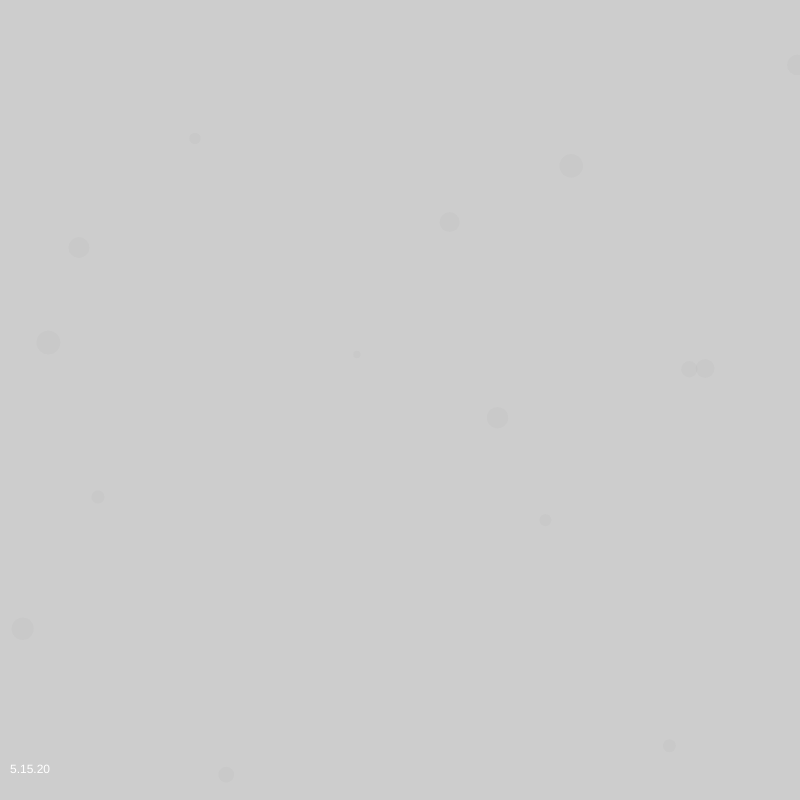
Frame 1 (no input)
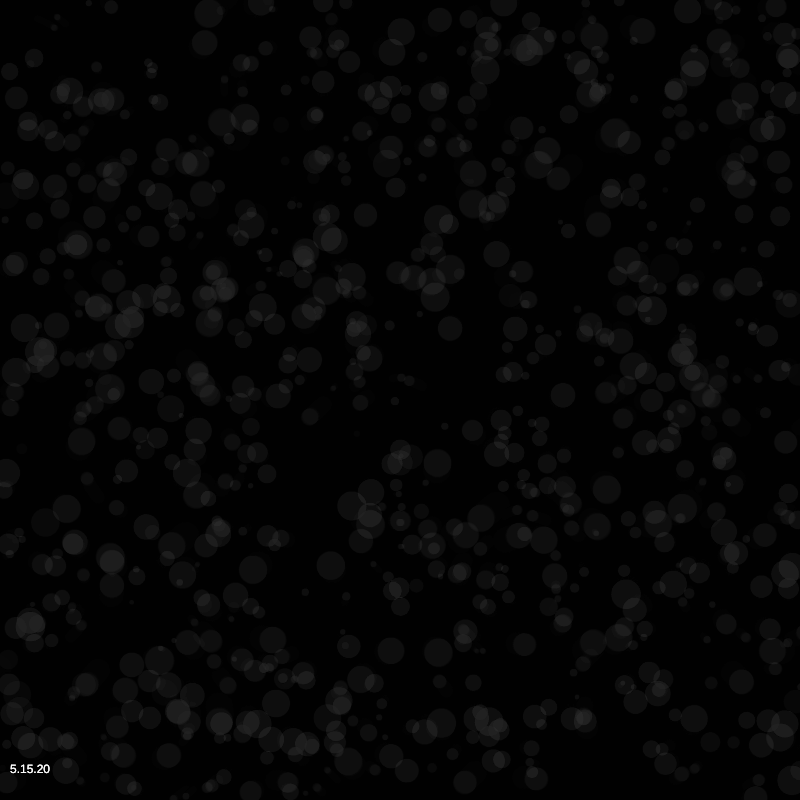
Frame 60 (no input)
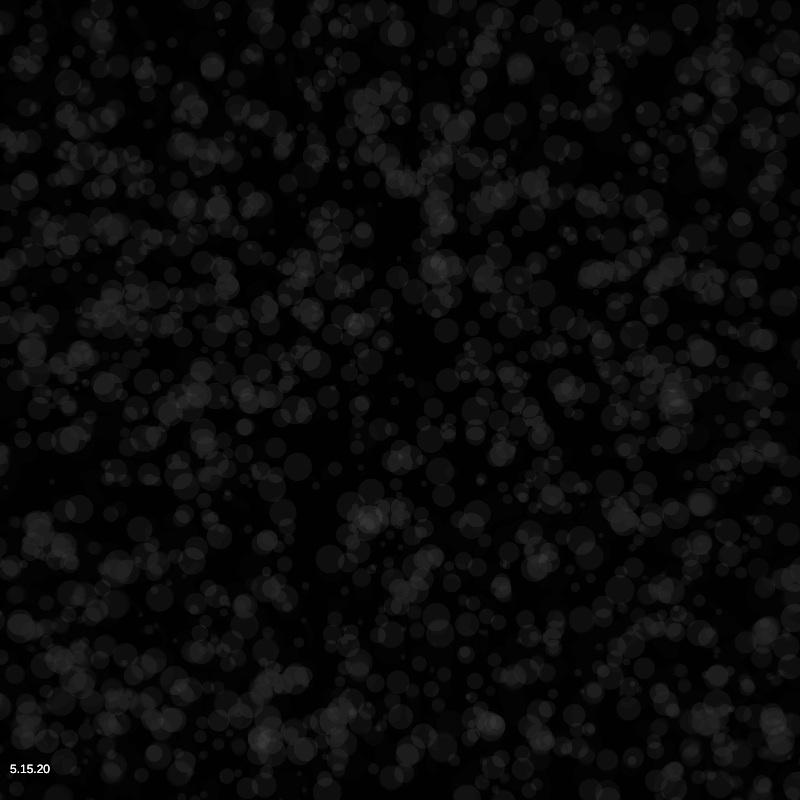
Frame 120 (the mouse pressed at the canvas centre since frame 60)

The p5.js sketch that drew these frames (run headless with seeded random() and noise() and a simulated clock; from frame 60 on, the mouse is pressed at the canvas centre):

// p5.js sketch
// ── sketch.js
/******************

Forked from
Code by Vamoss
Original code link:
https://www.openprocessing.org/sketch/751983

Mod by Nina Lutz 2020

Author links:
http://vamoss.com.br
http://twitter.com/vamoss
http://github.com/vamoss
******************/

//Inspired by Felix Auer
//http://www.felixauer.com/javascript/difeqrk.html

var blobs = [];
var colors;
let variation = 0;
let xScale, yScale, centerX, centerY;

//auto change
let changeDuration = 1000;
let lastChange = 0;

function setup() {
  createCanvas(800, 800)
  textAlign(CENTER, CENTER);
  
  xScale = width/20;
  yScale = height/20*(width/height);
  
  centerX = width/2;
  centerY = height/2;
  
  //colors = [color("#581845"), color("#900C3F"), color("#C70039"), color("#FF5733"), color("#FFC30F")];
}

function draw() {


    for(let i = 0; i < 15; i++){
      let x = random(0, width);
      let y = random(0, height);
      var blob = {
        x : getXPos(x),
        y : getYPos(y),
        size : random(5, 30),
        lastX : x,
        lastY : y,
        color : color(random(200)),
        direction : random(0.1, 1) * (random() > 0.5 ? 1 : -1)
      };
      blobs.push(blob);
    }
  
  
  var length = blobs.length;

  
  noStroke();
  fill(0, 50)
  rect(0, 0, width, height);
  
  //auto change
  let time = millis();
  if(time - lastChange > changeDuration) {
    lastChange = time;
    variation++;
    if(variation>11) variation = 0;
  }

  var stepsize = deltaTime*0.0005;
  for(var i = length-1; i >= 0; i--){
    let blob = blobs[i];

    var x = getSlopeX(blob.x, blob.y);
    var y = getSlopeY(blob.x, blob.y);
    blob.x += blob.direction * x * stepsize;
    blob.y += blob.direction * y * stepsize;
    
    x = getXPrint(blob.x);
    y = getYPrint(blob.y);
    // stroke(blob.color);
    // strokeWeight(blob.size);
    noStroke()
    fill(100, 100, 100, 10)
    ellipse(x, y, blob.size, blob.size);
    // ellipse(blob.lastX, blob.lastY, blob.size, blob.size);
    blob.lastX = x;
    blob.lastY = y;
    
    const border = 200;
    if(x < -border || y < -border || x > width+border || y > height+border){
      blobs.splice(i,1);
    }
  }
  fill(255);
  text("5.15.20", 30, height - 30);
}

function getSlopeY(x, y){
  switch(variation){
    case 0:return Math.sin(x);
    case 1:return Math.sin(x*5)*y*0.3;
    case 2:return Math.cos(x*y);
    case 3:return Math.sin(x)*Math.cos(y);
    case 4:return Math.cos(x)*y*y;
    case 5:return Math.log(Math.abs(x))*Math.log(Math.abs(y));
    case 6:return Math.tan(x)*Math.cos(y);
    case 7:return -Math.sin(x*0.1)*3;//orbit
    case 8:return (x-x*x*x)*0.01;//two orbits
    case 9:return -Math.sin(x);
    case 10:return -y-Math.sin(1.5*x) + 0.7;
    case 11:return Math.sin(x)*Math.cos(y);
  }
}
  
function getSlopeX(x,y){
  switch(variation){
    case 0:return Math.cos(y);
    case 1:return Math.cos(y*5)*x*0.3;
    case 2: 
    case 3: 
    case 4: 
    case 5: 
    case 6:return 1;
    case 7:return Math.sin(y*0.1)*3;//orbit
    case 8:return y/3;//two orbits
    case 9:return -y;   
    case 10:return -1.5*y;
    case 11:return Math.sin(y)*Math.cos(x);
  }
}

function getXPos(x){
  return (x-centerX)/xScale;
}
function getYPos(y){
  return (y-centerY)/yScale;
}

function getXPrint(x){
  return xScale*x+centerX;
}
function getYPrint(y){
  return yScale*y+centerY;
}
